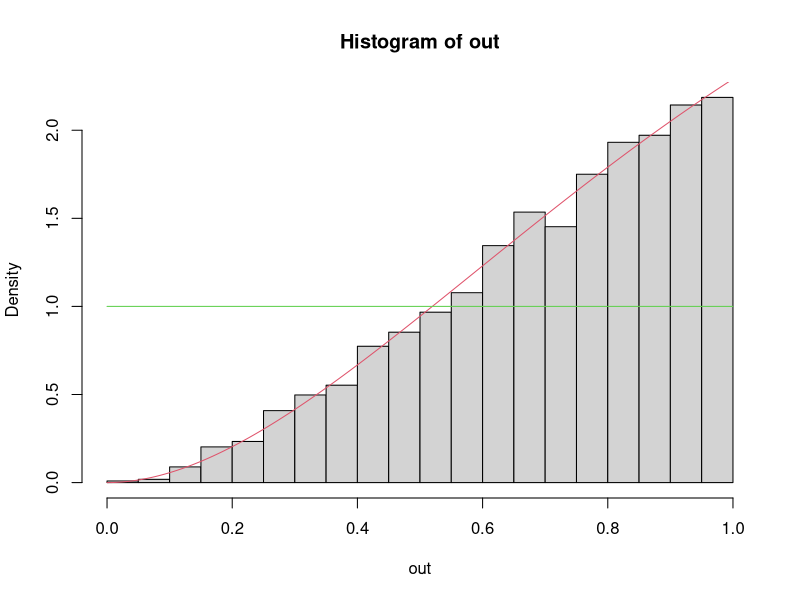
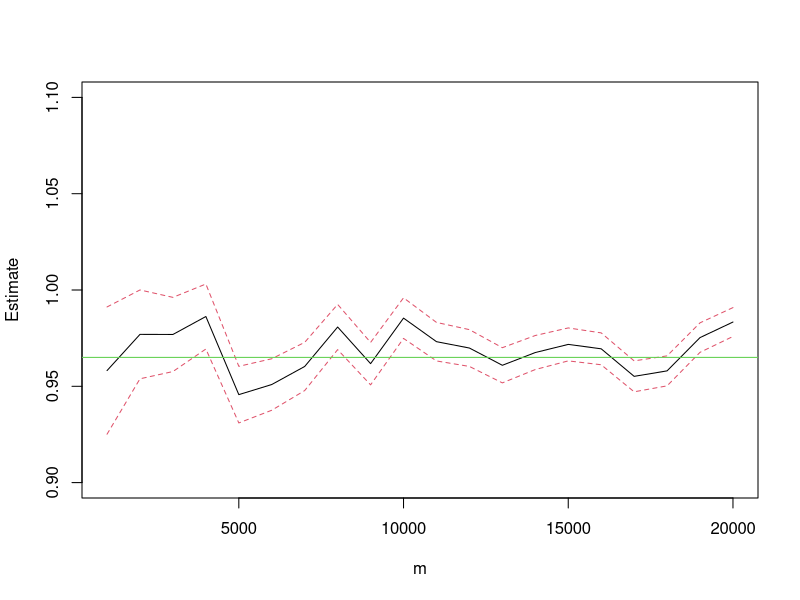
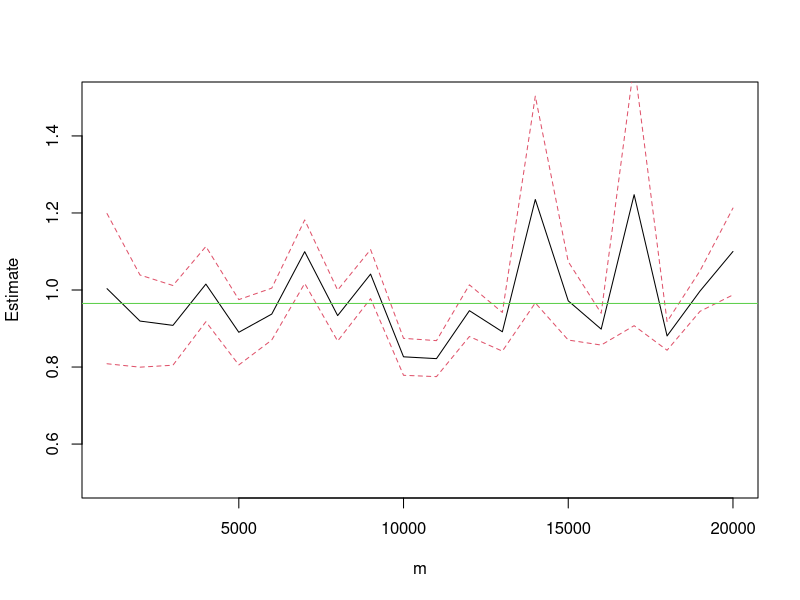

The R script that drew these images, in order:

# 1 -----------------------------------------------------------------------
# F(x) propto x^2e^-x, 0<=x<=1. Use rejection sampling.
# Maximum at x = 1 of e^-1 ≈ 2.7 
sample <- function(N){
  out = c()
  K = exp(-1)
  while(length(out) < N){
    x = runif(N) # Sampling distribution
    y = runif(N,0,K) 
    index = (y < x^2*exp(-x)) # Accept?
    out=c(out,x[index])
  }
  return(out);
}

out=sample(5000)
hist(out,probability=T)

xx=seq(0,1,0.001)
lines(xx,dgamma(xx,3,1)/pgamma(1,3,1),col=2) #True density (red line)
lines(c(0,1),c(1,1),col=3) #sampling distribution (green line)


# 2 -----------------------------------------------------------------------
# Approximate following integrals

#a)
u = runif(10000)
approxa <- mean(exp(exp(u)))
print(approxa)

# b)
approxb <- 2*mean(1/u^2*exp(-(1/u-1)^2))
print(approxb)

#c) 
u1 = runif(10000)
u2 = runif(10000)
approxc <- mean(exp((u1+u2)^2))
print(approxc)

#d) 


z1=1/u1-1
z2=1/u2-1
approxd <- mean(1/u1^2/u2^2*exp(-(z1+z2))*(u1<u2))
print(approxd) 
      

# 3 -----------------------------------------------------------------------
# Monte Carlo sample variance assesment.

N = seq(1000,20000, 1000) # Sample sizes
vvec = c()
estimatevec = c()
k = 1
for(i in N){
  u = runif(i)
  hu = (cos(50*u) + sin(20*u))^2
  hm = mean(hu)
  vm = (1/i^2)*sum((hu-hm)^2)
  estimatevec[k] = hm
  vvec[k] = vm
  k = k+1
}

plot(N,estimatevec, type="l", ylim=c(0.9,1.1),xlab="m",ylab="Estimate",main="")
lines(N,estimatevec+sqrt(vvec), lty=2,col=2)
lines(N,estimatevec-sqrt(vvec), lty=2,col=2)
abline(h=0.965,col=3)


# 4 -----------------------------------------------------------------------
# Same as 3) but using importance sampling.

N = seq(1000,20000, 1000) # Sample sizes
vvec = c()
estimatevec = c()
k = 1
for(i in N){
  u = rbeta(i,0.1,2)
  hu = (cos(50*u) + sin(20*u))^2
  hm = mean(hu/dbeta(u,0.1,2))
  vm = (1/i^2)*sum((hu/dbeta(u,0.1,2)-hm)^2)
  estimatevec[k] = hm
  vvec[k] = vm
  k = k+1
}

plot(N,estimatevec, type="l", ylim=c(0.5,1.5),xlab="m",ylab="Estimate",main="")
lines(N,estimatevec+sqrt(vvec), lty=2,col=2)
lines(N,estimatevec-sqrt(vvec), lty=2,col=2)
abline(h=0.965,col=3)

# This sampling distribution seems to produce a higher estimate variability than
# the uniform distribution. Why is this?

# The beta generats nearly no values higher than 0.2, almost only around 0.

